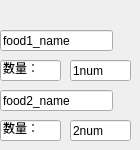
      <widget class="QWidget" name="page_14">
       <widget class="QLineEdit" name="s1_food1_name">
        <property name="geometry">
         <rect>
          <x>0</x>
          <y>30</y>
          <width>113</width>
          <height>21</height>
         </rect>
        </property>
        <property name="text">
         <string>food1_name</string>
        </property>
       </widget>
       <widget class="QLineEdit" name="s1_food2_name">
        <property name="geometry">
         <rect>
          <x>0</x>
          <y>90</y>
          <width>113</width>
          <height>21</height>
         </rect>
        </property>
        <property name="text">
         <string>food2_name</string>
        </property>
       </widget>
       <widget class="QLineEdit" name="food1_name_4">
        <property name="geometry">
         <rect>
          <x>0</x>
          <y>60</y>
          <width>61</width>
          <height>21</height>
         </rect>
        </property>
        <property name="text">
         <string>数量：</string>
        </property>
       </widget>
       <widget class="QLineEdit" name="food1_name_5">
        <property name="geometry">
         <rect>
          <x>0</x>
          <y>120</y>
          <width>61</width>
          <height>21</height>
         </rect>
        </property>
        <property name="text">
         <string>数量：</string>
        </property>
       </widget>
       <widget class="QLineEdit" name="s1_food1_num">
        <property name="geometry">
         <rect>
          <x>70</x>
          <y>60</y>
          <width>61</width>
          <height>21</height>
         </rect>
        </property>
        <property name="text">
         <string>1num</string>
        </property>
       </widget>
       <widget class="QLineEdit" name="s1_food2_num">
        <property name="geometry">
         <rect>
          <x>70</x>
          <y>120</y>
          <width>61</width>
          <height>21</height>
         </rect>
        </property>
        <property name="text">
         <string>2num</string>
        </property>
       </widget>
      </widget>
